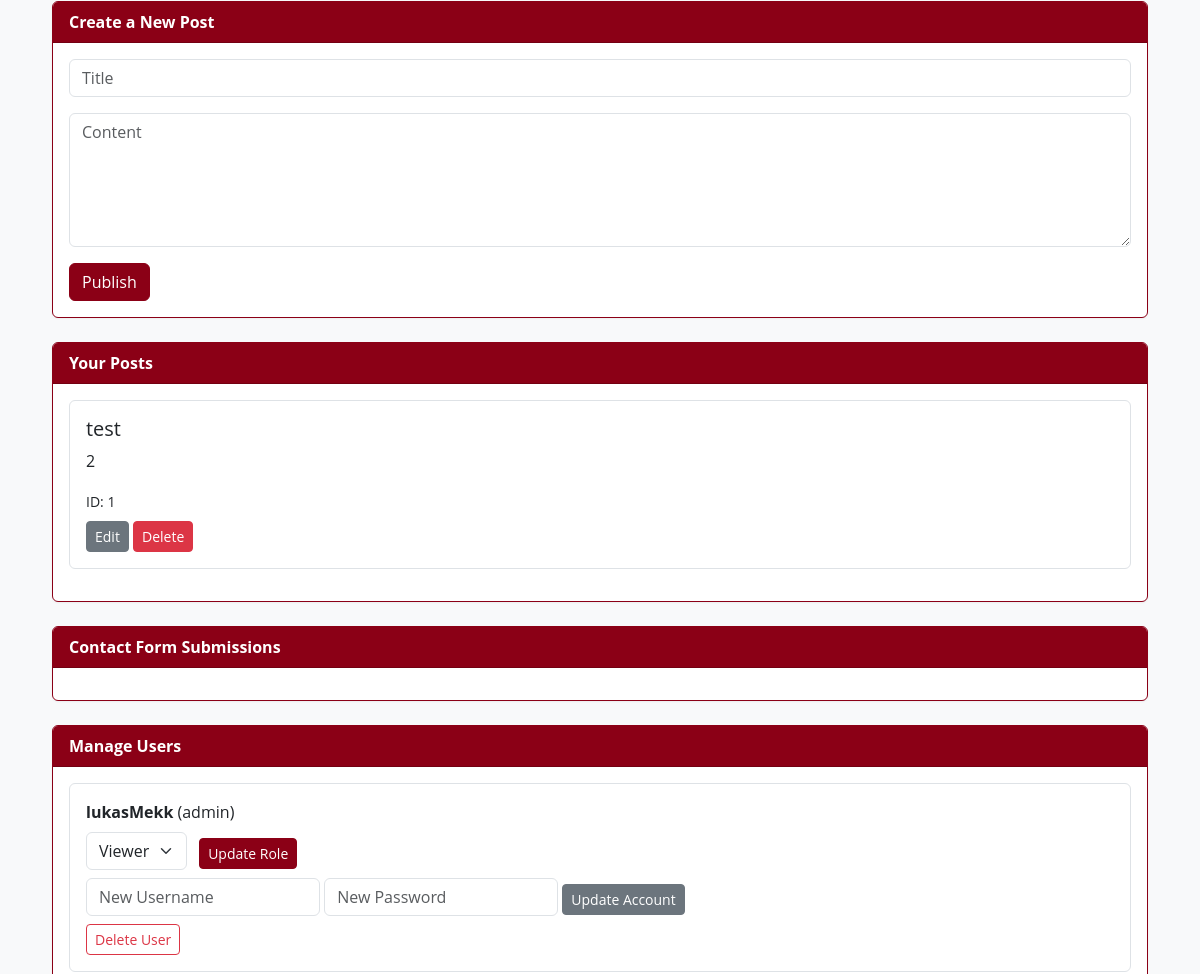
Page /admin (signed in, middle part) on the earlier database version.
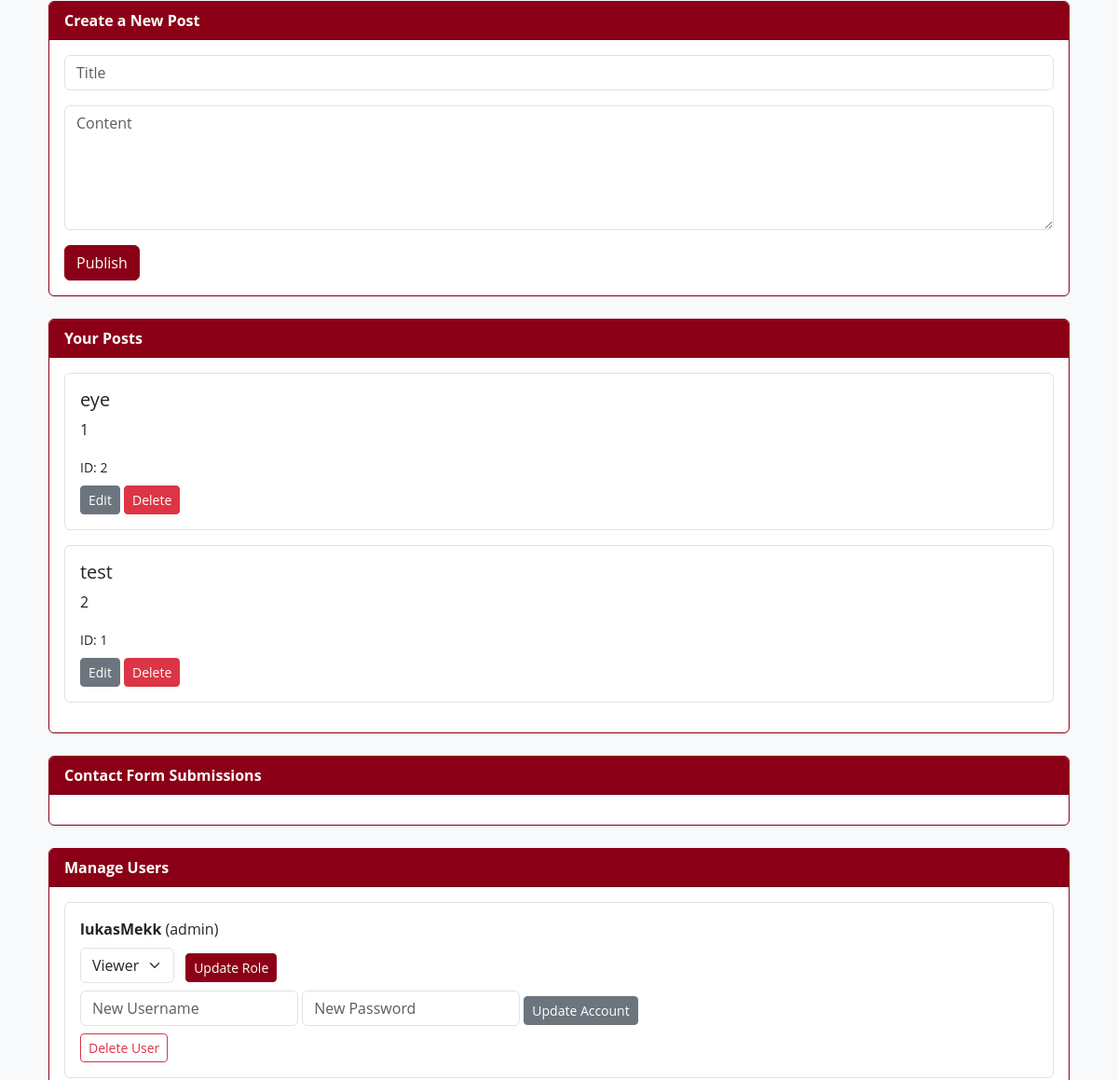
Same page on the later database version.
### app.py (models this page shows)
class Post(db.Model):
    id = db.Column(db.Integer, primary_key=True)
    title = db.Column(db.String(150), nullable=False)
    content = db.Column(db.Text, nullable=False)
    author_id = db.Column(db.Integer, db.ForeignKey('user.id'))
    language = db.Column(db.String(5), default='en')
    title_en = db.Column(db.String(150))
    title_pt = db.Column(db.String(150))
    content_en = db.Column(db.Text)
    content_pt = db.Column(db.Text)

class User(UserMixin, db.Model):
    id = db.Column(db.Integer, primary_key=True)
    username = db.Column(db.String(100), unique=True, nullable=False)
    password = db.Column(db.String(200), nullable=False)
    role = db.Column(db.String(50), nullable=False, default='viewer')

### app.py (the view, shortened to what this page needs)
@app.route('/admin', methods=['GET', 'POST'])
@login_required
def admin():
    user_posts = Post.query.filter_by(author_id=current_user.id).order_by(Post.id.desc()).all()
    all_users = User.query.all() if current_user.role == 'admin' else []
    news_items = News.query.all()
    return render_template('admin.html', posts=user_posts, users=all_users, news=news_items)

### app.py (called while the page is built)
@login_manager.user_loader
def load_user(user_id):
    return User.query.get(int(user_id))

### templates/admin.html (shortened to what this page needs)
<!DOCTYPE html>
<html lang="en">
<head>
  <link href="https://cdn.jsdelivr.net/npm/bootstrap@5.3.3/dist/css/bootstrap.min.css" rel="stylesheet">
</head>
<body>
  <div class="container-fluid">
    <div class="row">
      <div class="col-12">
        <div class="card mb-4">
          <div class="card-header">Create a New Post</div>
          <div class="card-body">
            <form method="POST" action="/admin">
              <div class="mb-3">
                  <input type="text" name="title" class="form-control" placeholder="Title" required>
              </div>
              <div class="mb-3">
                  <textarea name="content" class="form-control" rows="5" placeholder="Content" required></textarea>
              </div>
              <button type="submit" class="btn btn-primary">Publish</button>
            </form>
          </div>
        </div>
        <div class="card mb-4">
          <div class="card-header">Your Posts</div>
          <div class="card-body">
            {% for post in posts %}
              <div class="border p-3 rounded mb-3">
                <h5>{{ post.title }}</h5>
                <p>{{ post.content }}</p>
                <small>ID: {{ post.id }}</small>
                <div class="mt-2">
                  <form action="/edit_post/{{ post.id }}" method="GET" class="d-inline">
                    <button type="submit" class="btn btn-sm btn-secondary btn-sm">Edit</button>
                  </form>
                  <form method="POST" action="/delete_post/{{ post.id }}" class="d-inline">
                    <button type="submit" class="btn btn-sm btn-danger btn-sm">Delete</button>
                  </form>
                </div>
              </div>
            {% endfor %}
          </div>
        </div>
        <div class="card mb-4">
          <div class="card-header">Contact Form Submissions</div>
          <div class="card-body" id="submissionContainer">
          </div>
        </div>
        {% if users %}
          <div class="card mb-4">
            <div class="card-header">Manage Users</div>
            <div class="card-body">
              {% for user in users %}
                <div class="border p-3 rounded mb-3">
                  <strong>{{ user.username }}</strong> ({{ user.role }})
                  <form method="POST" action="/update_role" class="mt-2">
                    <label>
                      <select name="role" class="form-select w-auto d-inline-block me-2">
                        <option value="viewer">Viewer</option>
                      </select>
                    </label>
                    <button type="submit" class="btn btn-primary btn-sm">Update Role</button>
                  </form>
                  <form method="POST" action="/update_user" class="mt-2">
                    <label>
                      <input type="text" name="username" placeholder="New Username" class="form-control mb-2">
                    </label>
                    <label>
                      <input type="password" name="password" placeholder="New Password" class="form-control mb-2">
                    </label>
                    <button type="submit" class="btn btn-secondary btn-sm">Update Account</button>
                  </form>
                  <form method="POST" action="/delete_user/{{ user.id }}">
                    <button type="submit" class="btn btn-outline-danger btn-sm"
                      onclick="return confirm('Are you sure you want to delete {{ user.username }}?')">Delete User</button>
                  </form>
                </div>
              {% endfor %}
            </div>
          </div>
        {% endif %}
      </div>
    </div>
  </div>
</body>
</html>

Differences in the rows shown:
added Post: title "eye", content "1", id "2"
